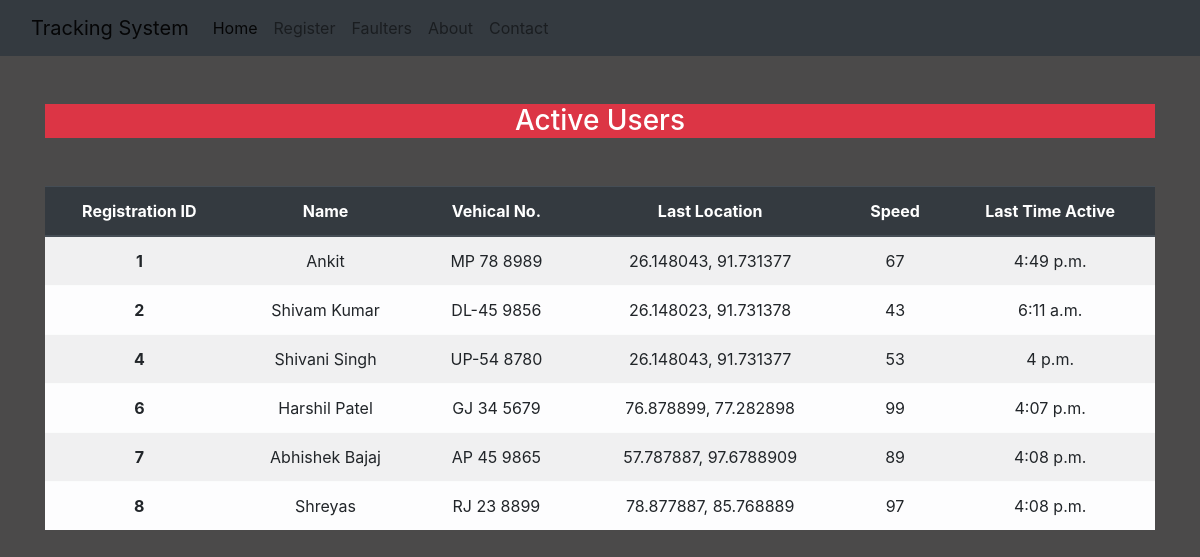
The page / on the database its author committed.
### Core/models.py (models this page shows)
class ActiveUser(models.Model):
    registered_id = models.IntegerField(default=None)
    fullname = models.CharField(max_length=60)
    reg_no = models.CharField(max_length=60)
    location = models.CharField(max_length=60)
    speed = models.IntegerField()
    time = models.TimeField()

### Core/views.py (the view)
# urls.py: 2. Add a URL to urlpatterns:  path('', views.home, name='home')
def home(request):
    users = ActiveUser.objects.all()
    state = 'active'
    title = 'Home'
    return render(request, 'Core/home.html', {'users':users, 'hstate':state, 'title':title})

### Core/templates/Core/home.html
{% extends 'Core/base.html' %}
{% load static %}
{% block content %}
<div class="col-sm-12 text-center">
    <h3 class="text-white my-5 bg-danger text-center">Active Users</h3>
  <table class="table table-striped table-light table-hover">
    <thead class="thead-dark">
      <tr>
      <th scope="col">Registration ID</th>
      <th scope="col">Name</th>
      <th scope="col">Vehical No.</th>
      <th scope="col">Last Location</th>
      <th scope="col">Speed</th>
      <th scope="col">Last Time Active</th>
      </tr>
    </thead>
    <tbody>
      {% for user in users %}
        <tr>
          <th scope="row">{{user.id}}</th>
          <td>{{user.fullname}}</td>
          <td>{{user.reg_no}}</td>
          <td>{{user.location}}</td>
          <td>{{user.speed}}</td>
          <td>{{user.time}}</td>
        </tr>
      {% endfor %}
    </tbody>
  </table>
</div>
{% endblock content %}

### Core/templates/Core/base.html (shortened to what this page needs)
<!DOCTYPE html>
{% load static %}
<html lang="en">
<head>
    <link rel="stylesheet" href="{% static 'css/bootstrap.min.css' %}">
        <link rel="stylesheet" href="{% static 'css/all.css' %}">
    <link rel="stylesheet" href="{% static 'css/style.css' %}">
</head>
<body>
    <div class="container-fluid navbar-color bg-dark">
        {% include 'Core/navbar.html' %}
    </div>
    <div class="container">
        <div class="row">
            {% block content %}
            {% endblock content %}
        </div>
    </div>
</body>
</html>

### Core/templates/Core/navbar.html (shortened to what this page needs)
<nav class="navbar navbar-expand-xl navbar-light bg-dark">
  <a class="navbar-brand" href="{% url 'home' %}">Tracking System</a>
  <div class="collapse navbar-collapse" id="navbarNav">
    <ul class="navbar-nav">
      <li class="nav-item {{hstate}}">
        <a class="nav-link" href="{% url 'home' %}">Home</a>
      </li>
      <li class="nav-item {{rstate}}">
        <a class="nav-link" href="{% url 'register' %}">Register</a>
      </li>
      <li class="nav-item {{fstate}}">
        <a class="nav-link" href="{% url 'faulters' %}">Faulters</a>
      </li>
      <li class="nav-item {{astate}}">
        <a class="nav-link" href="{% url 'about' %}">About</a>
      </li>
      <li class="nav-item {{cstate}}">
        <a class="nav-link" href="{% url 'contact' %}">Contact</a>
      </li>
    </ul>
  </div>
</nav>

### Core/static/css/style.css (style rules this page uses)
body { background-color: rgb(75,74,74); color: antiquewhite; }

### rows shown on the page
ActiveUser: id "1", fullname "Ankit", reg_no "MP 78 8989", location "26.148043, 91.731377", speed "67", time "4:49 p.m."
ActiveUser: id "2", fullname "Shivam Kumar", reg_no "DL-45 9856", location "26.148023, 91.731378", speed "43", time "6:11 a.m."
ActiveUser: id "4", fullname "Shivani Singh", reg_no "UP-54 8780", location "26.148043, 91.731377", speed "53", time "4 p.m."
ActiveUser: id "6", fullname "Harshil Patel", reg_no "GJ 34 5679", location "76.878899, 77.282898", speed "99", time "4:07 p.m."
ActiveUser: id "7", fullname "Abhishek Bajaj", reg_no "AP 45 9865", location "57.787887, 97.6788909", speed "89", time "4:08 p.m."
ActiveUser: id "8", fullname "Shreyas", reg_no "RJ 23 8899", location "78.877887, 85.768889", speed "97", time "4:08 p.m."
